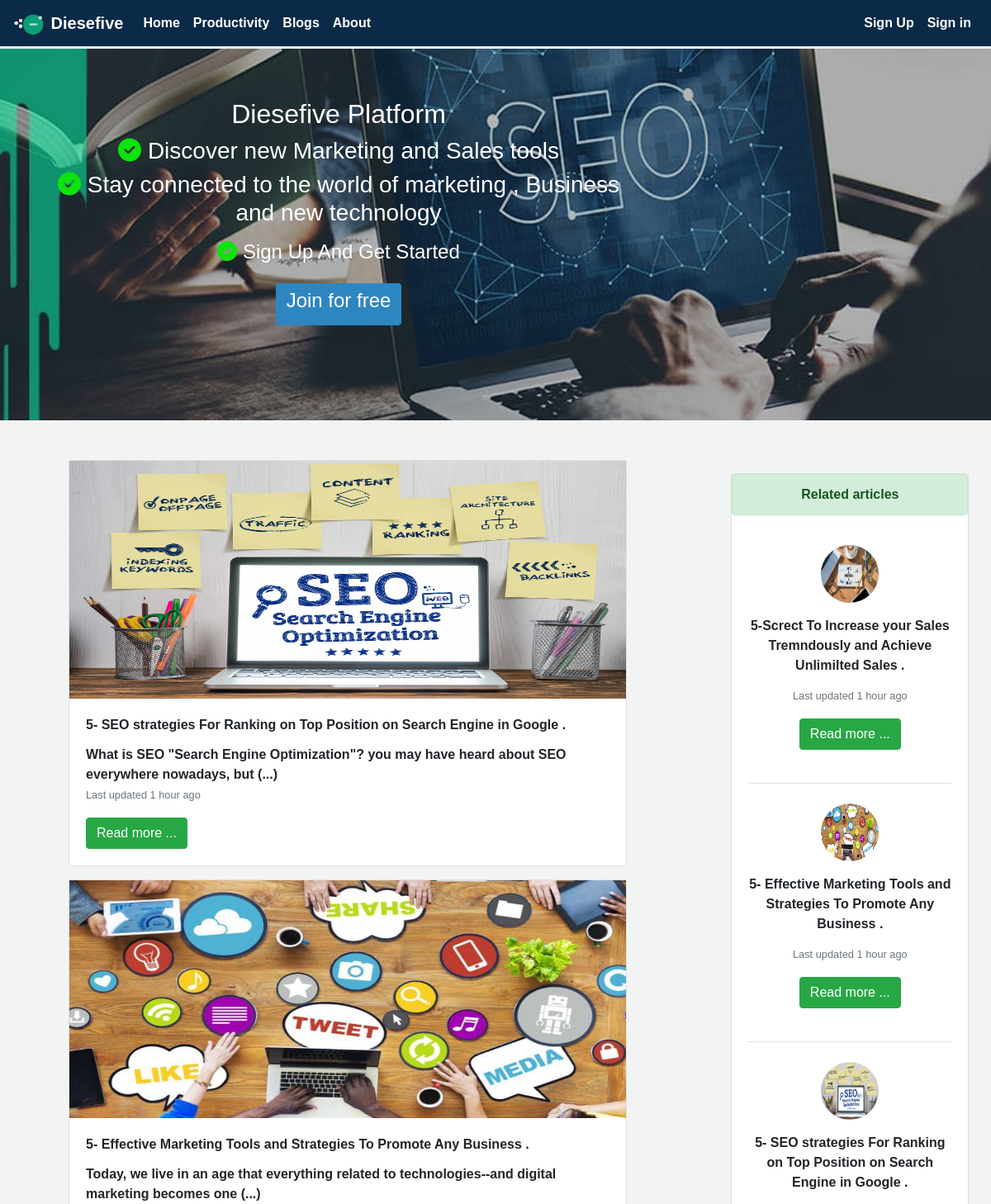
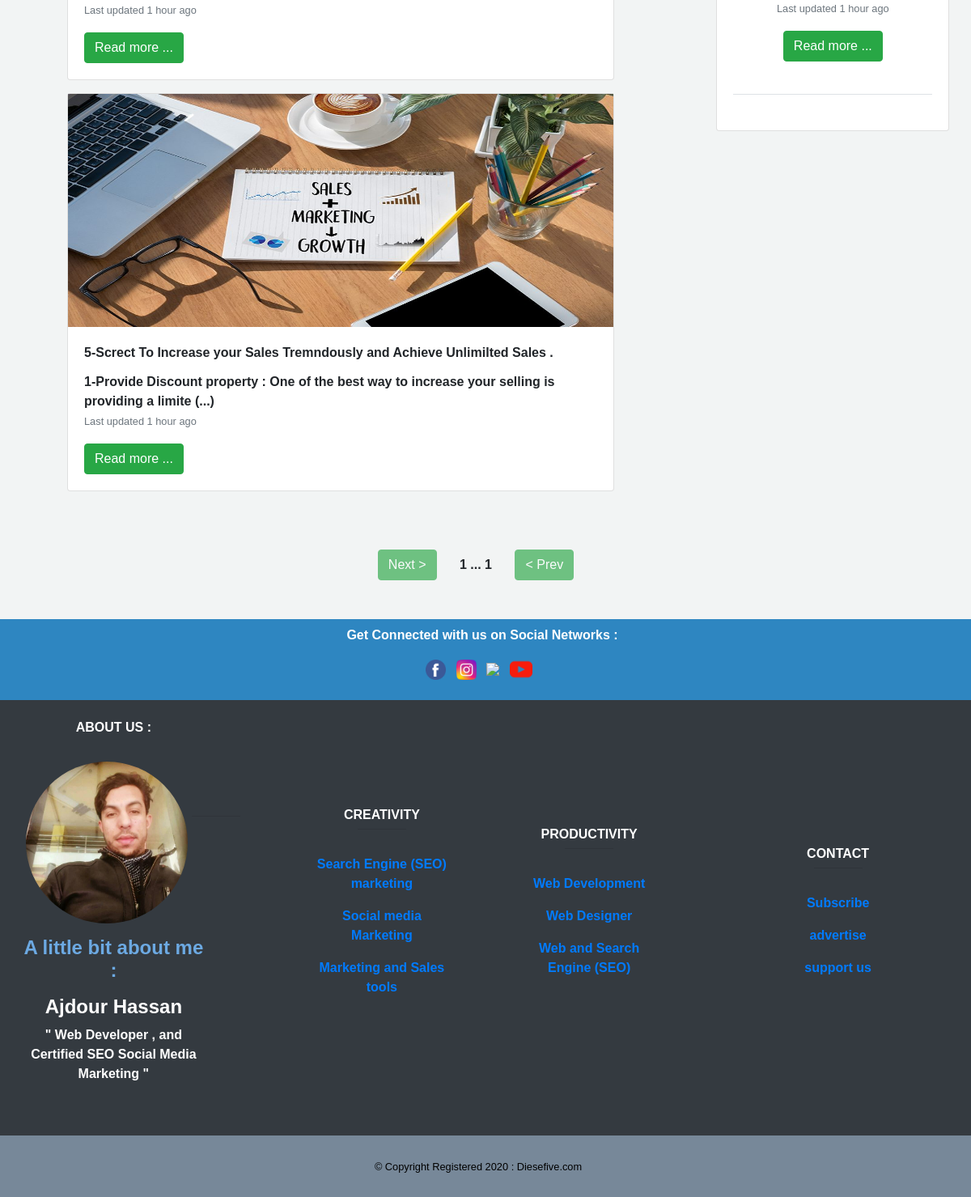
The page / on the database its author committed (2 pictures, top to bottom).
### myblog/models.py (models this page shows, shortened)
class post(models.Model):
    image = models.ImageField(default='default.jpg', upload_to='profile_pics')
    title = models.CharField(max_length=100)
    content = models.TextField()
    post_date = models.DateTimeField(default=timezone.now)
    post_update = models.DateTimeField(auto_now=True)
    author = models.ForeignKey(User , on_delete=models.CASCADE)
    class Meta():
        ordering = ('-post_update',)

### myblog/views.py (the view)
# urls.py: path('', views.home, name='home'),
def home(request):
    posts = post.objects.all()
    paginator = Paginator(posts, 4)
    page = request.GET.get('page')
    try :
        posts = paginator.page(page)
    except PageNotAnInteger :
        posts = paginator.page(1)
    except EmptyPage :
        posts = paginator.page(paginator.num_page)
    context = {
        'title' : 'home',
        'posts' : posts,
        'post'  : page,
    }
    return render(request, 'home.html' , context )

### myblog/templates/home.html (shortened to what this page needs)
{% extends 'base.html' %}
{% block content %}
<section>
  <header>
               <div class="container mr-2 mt-5">
                    <div class="row ml-3">
                          <div class="col-md-8">
                          <div class="row mr-5">
                                {% for post in posts %}
                                <div class="card mb-3" >
                                        <img class="card-img-" src="{{post.image.url}}" alt="Card image cap"  style="height: 18rem;">
                                        <div class="card-body">
                                          <p class="card-title">{{post.title}}</p>
                                          {% if post.content|length > 120 %}
                                          {{post.content|slice:'100'}} (...)
                                          {% else %}
                                          <p class="card-text">{{post.content|linebreaks}}</p>
                                          {% endif %}
                                          <p class="card-text"><small class="text-muted">Last updated 1 hour ago </small></p>
                                          <a href="{% url 'detail' post.id %}" class="btn btn-success">Read more ...</a>
                                        </div>
                                      </div>
                                {% endfor %}
                              </div>
                              </div>
                    <div class="col-md-4">
                    <div class="row ml-5">
                       {% include 'posts.html' %}
                    </div>
                    </div>
              </div>
            </div>
</header>
</section>
<div class="mt-4 text-center">
   {% include 'pagination.html' with page=posts %}
</div>
{% endblock content %}

### myblog/templates/base.html (shortened to what this page needs)
{% load static %}
{% load post_tag %}
<!DOCTYPE html>
<html lang="ar">
<head>
     <link rel="stylesheet" type="text/css" href="{% static 'css\bootstrap.min.css' %}" >
     <link rel="stylesheet" type="text/css" href="{% static 'css\home.css' %}" >
     <link rel="stylesheet" href="path/to/font-awesome/css/font-awesome.min.css">
</head>
<body>
<header>
  <nav class="navbar  navbar-expand-lg  navbar-dark navbar-bg-lg  scrolling-navbar">
    <a class="navbar-brand" href="{% url 'home' %}"> <img src="{% static 'images\diese53.jpg' %}" alt="" width="40px"> Diesefive </a>
    <div class="collapse navbar-collapse" id="navbarSupportedContent">
      <ul class="navbar-nav mr-auto">
        <li class="nav-item active">
          <a class="nav-link" href="{% url 'home' %}"> Home <span class="sr-only">(current)</span></a>
        </li>
        <li class="nav-item active">
          <a class="nav-link" href="{% url 'book' %}"> Productivity </a>
        </li>
        <li class="nav-item active">
          <a class="nav-link" href="{% url 'home' %}"> Blogs </a>
        </li>
        <li class="nav-item active">
          <a class="nav-link" href="{% url 'about' %}"> About </a>
        </li>
      </ul>
      {% if user.is_authenticated %}
      <ul class="navbar-nav ">
           <li class="nav-item active "><a class="nav-link" href=""> {{user.username}} </a></li>
          <li class="nav-item active"><a class="nav-link" href="{% url 'logout' %}">  Log Out </a>
          </li>
      </ul>
      {% else %}
      <ul class="navbar-nav">
        <li class="nav-item active"><a class="nav-link" href="{% url 'register' %}"> Sign Up  </a></li>
           <li class="nav-item active"><a class="nav-link" href="{% url 'login' %}">  Sign in </a></li>
      </ul>
      {% endif %}
    </div>
  </nav>
</header>
<section class="image">
<div class="container">
<div class="row">
  <div class="col-md-8">
    <div class="title">
      <div class="mt-4">
        <h2>  Diesefive Platform </h2>
          </div>
            <div class="mt-1">
              <h3> <i class="fas fa-check-circle" style="color: rgb(12, 228, 12)"></i> Discover new Marketing and Sales tools  </h3>
                </div>
            <div class="mt-1">
              <h3>  <i class="fas fa-check-circle" style="color: rgb(12, 228, 12)"></i> Stay connected to the world of marketing , Business and new technology   </h3>
            </div>
              <div class="mt-3">
                  <h4>  <i class="fas fa-check-circle" style="color: rgb(12, 228, 12)"></i>  Sign Up And Get Started </h4>
              </div>
           <div class="m mt-4">
           <a class="btn" style="color:white; background-color:#2e86c1;" href="{% url 'register' %}"> <h4 class="btt"> Join for free  </h4> </a>
      </div>
   </div>
</div>
  <div class="col-md-4">
  </div>
</div>
</div>
</section>
      <div>
          {% block content %}
          {% endblock content %}
      </div>
  <div class="second mt-5 " >
            <p class="font-weight-bold" style="color: white ;"> Get  Connected with us on Social Networks : <p>
            <a class="mr-2"  href="https://web.facebook.com/Diesefive-108255180913394/"><img src="{% static 'images\facebook.png' %}"  width="25px"> </a>
            <a class="mr-2"  href="https://www.instagram.com/Diesefive/"><img src="{% static 'images\instagram.png' %}"  width="25px"> </a>
            <a class="mr-2"  href="https://web.telegram.org/#/im?p=@diese5"><img src="{% static 'images\tel.png' %}"  width="35px"> </a>
            <a class="mr-2"  href="https://www.youtube.com/channel/UCqDvKCHZD17a7O7WAQASTWw/featured?view_as=subscriber"><img src="{% static 'images\youtube.png' %}"  width="28px">  </a>
   </div>
<footer class="page-footer bg-dark font-small fourth">
  <div class="row py-4 d-flex align-items-center dec">
      <div class="col-md-3 col-lg-4 col-xl-3 mx-auto mb-4">
        <h6 class="text-uppercase font-weight-bold mr-5"> About us : </h6>
        <img class="img-fluid rounded-circle mt-4 gmi" src="{% static 'images\hassan.jpg' %}">
        <hr class="deep-purple accent-2 mb-4 mt-0 d-inline-block mx-auto" style="width: 60px;">
            <h4 class="mr-5 mt-3 font-weight-bold" style='color: rgb(108, 169, 226)'>  A little bit about me :  </h4>
        <h4 class="mr-5 mt-3 font-weight-bold"> Ajdour Hassan  </h4>
        <p class="mr-5 mt-1" > " Web Developer , and Certified SEO Social Media Marketing "</p>
      </div>
          <div class="col-md-2 col-lg-2 col-xl-2 mx-auto mb-4">
        <h6 class="text-uppercase font-weight-bold"> Creativity </h6>
        <hr class="deep-purple accent-2 mb-4 mt-0 d-inline-block mx-auto" style="width: 60px;">
        <p>
          <a href="http://127.0.0.1:8000/detail/1/"> Search Engine (SEO) marketing </a>
        </p>
        <p>
          <a href="http://127.0.0.1:8000/detail/3/"> Social media Marketing </a>
        </p>
          <a href="http://127.0.0.1:8000/detail/2/"> Marketing and Sales tools </a>
          </div>
      <div class="col-md-3 col-lg-2 col-xl-2 mx-auto mb-4">
        <h6 class="text-uppercase font-weight-bold"> Productivity </h6>
        <hr class="deep-purple accent-2 mb-4 mt-0 d-inline-block mx-auto" style="width: 60px;">
        <p>
          <a href="http://127.0.0.1:8000/book_detail/2/"> Web Development </a>
        </p>
        <p>
          <a href="http://127.0.0.1:8000/book_detail/1/"> Web Designer  </a>
        </p>
        <p>
          <a href="http://127.0.0.1:8000/detail/1/"> Web and Search Engine (SEO) </a>
        </p>
      </div>
      <div class="col-md-4 col-lg-3 col-xl-3 mx-auto mb-md-0 mb-4">
        <h6 class="text-uppercase font-weight-bold"> Contact </h6>
        <hr class="deep-purple accent-2 mb-4 mt-0 d-inline-block mx-auto" style="width: 60px; color: white;">
        <p>
          <a href="https://www.youtube.com/channel/UCqDvKCHZD17a7O7WAQASTWw/featured?view_as=subscriber">Subscribe</a>
        </p>
        <p>
          <a href="https://www.instagram.com/Diesefive/"> advertise </a>
        </p>
        <p>
          <a href="https://www.instagram.com/Diesefive/">support us </a>
        </p>
      </div>
    </div>
  <div class="third">
    <div class="m-2 color-secondary ">
      <div class="mt-2"> <small>&copy Copyright Registered 2020 : Diesefive.com </small> </div>
  </div>
</div>
</footer>
</body>
</html>

### myblog/templates/posts.html
{% block content %}
<header>
<div class="container text-center">
        <div class="row">
         <div class="card mt-3" style="width: 18rem;">
            <div class="alert alert-success" role="alert">
              Related articles
            </div>
            <div class="card-body">
              {% for post in posts reversed %}
               <p><img src="{{post.image.url}}" class="img-fluid rounded-circle " style="width: 70px; height:70px;"> </p>
               <p class="card-title">{{post.title}}</p>
                 <p class="card-text"><small class="text-muted">Last updated 1 hour ago </small></p>
               <a href="{% url 'detail' post.id %}" class="btn btn-success">Read more ...</a>
               <p class="border-bottom pb-3 mb-4 mt-4"></p>
               {% endfor %}
             </div>
           </div>
        </div>
   </div>
</header>
{% endblock %}

### myblog/templates/pagination.html
<div class="pt-2 mr-4 mt-5 mp-4 text-center">
        {% if page.has_next %}
        <a class="btn btn-success  btn-active" href="?page={{page.next_page_number}}">  Next > </a>
        {% else %}
        <a class="btn btn-success  btn-active disabled"> Next > </a>
        {% endif %}
        <span class="pd-4 pl-4">  {{page.number}} ... {{page.paginator.num_pages}}  </span>
        {% if page.has_previous %}
        <a class="btn btn-success  ml-4 btn-active" href="?page={{page.previous_page_number}}">  < Prev  </a>
        {% else %}
        <a class="btn btn-success   ml-4 btn-active  disabled"> < Prev  </a>
        {% endif %}
</div>

### myblog/static/css/home.css (style rules this page uses)
.navbar { border-bottom : 3px solid #e7eff3 ; background-color: #0a2a47 ; }
body { background-color : #f2f4f4 ; font-family: 'Gill Sans', sans-serif; font-weight: 600; }
html,body { direction: ltr ; text-align: left ; }
.image { background-image: url('../images/d.jpg') ; background-size: cover; background-position: center center; height: 450px ; }
.title { margin-top: 60px; text-align: center ; color: #ffffff ; }
.second { background-color: #2e86c1 ; text-align: center ; padding : 8px 8px 8px 0 ; }
.third { background-color: lightslategray ; text-align: center ; padding : 18px 18px 18px 0 ; color: black; }
.fourth { background-color: #0a2a47 ; color : white; text-align: center; }
.gmi { height: 200px; }

### rows shown on the page
post: image (picture), title "5- SEO strategies For Ranking on Top Position on Search Engine in Google .", content "What is SEO \"Search Engine Optimization\"? you may have heard about SEO everywhere nowadays, but"
post: image (picture), title "5- Effective Marketing Tools and Strategies To Promote Any Business .", content "Today, we live in an age that everything related to technologies--and digital marketing becomes one"
post: image (picture), title "5-Screct To Increase your Sales Tremndously and Achieve Unlimilted Sales .", content "1-Provide Discount property : One of the best way to increase your selling is providing a limite"

### other values the page prints
{{ page.number }} "1"
{{ page.paginator.num_pages }} "1"
